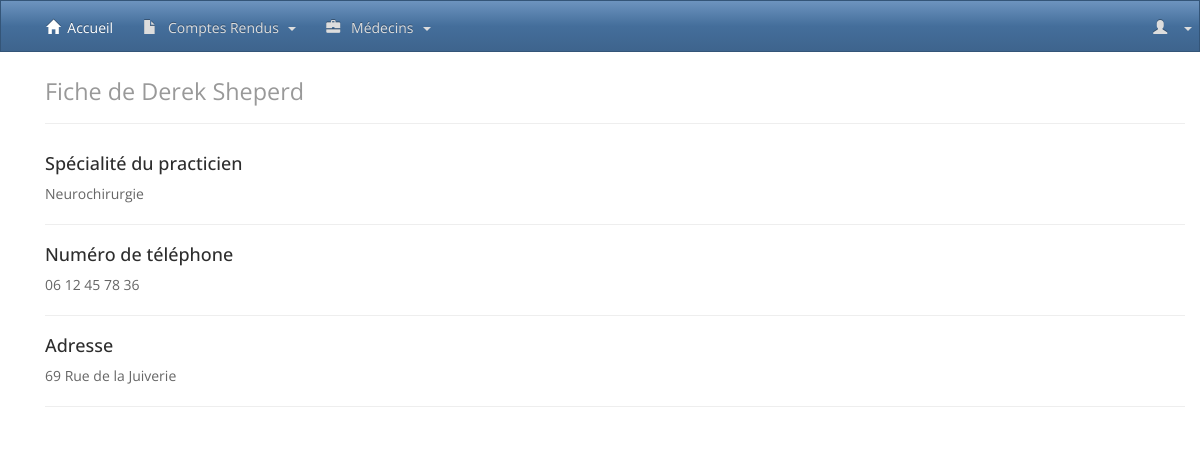
Screenshot of /afficher_medecin.php?id=1 with the database file from the repository.
### tables this page shows
CREATE TABLE IF NOT EXISTS `medecin` (
  `ID` int(11) NOT NULL AUTO_INCREMENT,
  `ID_POSSEDE` int(11) NOT NULL,
  `NOM` varchar(255) DEFAULT NULL,
  `PRENOM` varchar(255) DEFAULT NULL,
  `ADRESSE` varchar(255) DEFAULT NULL,
  `VILLE_MEDECIN` varchar(255) NOT NULL,
  `CP_MEDECIN` int(5) NOT NULL,
  `TEL` varchar(32) DEFAULT NULL,
  `DEPARTEMENT` int(2) DEFAULT NULL,
  PRIMARY KEY (`ID`),
  KEY `FK_MEDECIN_SPECIALITE` (`ID_POSSEDE`)
);

CREATE TABLE IF NOT EXISTS `specialite` (
  `ID` int(32) NOT NULL AUTO_INCREMENT,
  `LIBELLE` varchar(255) DEFAULT NULL,
  PRIMARY KEY (`ID`)
);

### afficher_medecin.php (the view, shortened to what this page needs)
<?php
  include("partials/header.php");
  include("lib/function.php");
  include("partials/navbar.php");
if(isset($_GET["id"]))
{
  if ($_GET["id"]=="all")
  {
    $tout_afficher=true;
    if (isset($_GET["pos"]))
    {
      $query="SELECT * FROM medecin, specialite WHERE specialite.ID = medecin.ID_POSSEDE AND medecin.ID=". id_medecin($_GET['pos']).";";
    }
    else
    {
      $query="SELECT * FROM medecin, specialite WHERE specialite.ID = medecin.ID_POSSEDE LIMIT 1 ;";
    }
  }
  else
  {
    $id_medecin=$bdd->quote($_GET["id"]);
    $query="SELECT * FROM medecin, specialite WHERE specialite.ID = medecin.ID_POSSEDE AND medecin.ID=". $id_medecin.";";
  }
  $result=$bdd->query($query);
  while($value =$result->fetch())
  {
    $nom=$value['NOM'];
    $prenom=$value['PRENOM'];
    $adresse=$value['ADRESSE'];
    $tel=$value['TEL'];
    $specialite=$value['LIBELLE'];
  }
}
?>
<div class="container">
      <div class="span9 offset1 container">
  <h1><small>Fiche de  <?php echo $prenom."&nbsp;".$nom ;?></small></h1>
  <hr>
</div>
      <div class="span9 offset1 container">
        <div class="span6">
          <h4>Spécialité du practicien</h4>
            <p>
              <?php
                echo $specialite;
              ?>
            </p>
          <hr>
          <h4>Numéro de téléphone</h4>
            <p>
              <?php echo $tel; ?>
            </p>
          <hr>
          <h4>Adresse</h4>
            <p>
              <?php echo $adresse; ?>
            </p>
          <hr>
<?php include("partials/footer.php");?>

### rows the page displays
medecin: PRENOM "Derek", NOM "Sheperd", ID_POSSEDE.LIBELLE "Neurochirurgie", TEL "06 12 45 78 36", ADRESSE "69 Rue de la Juiverie"
